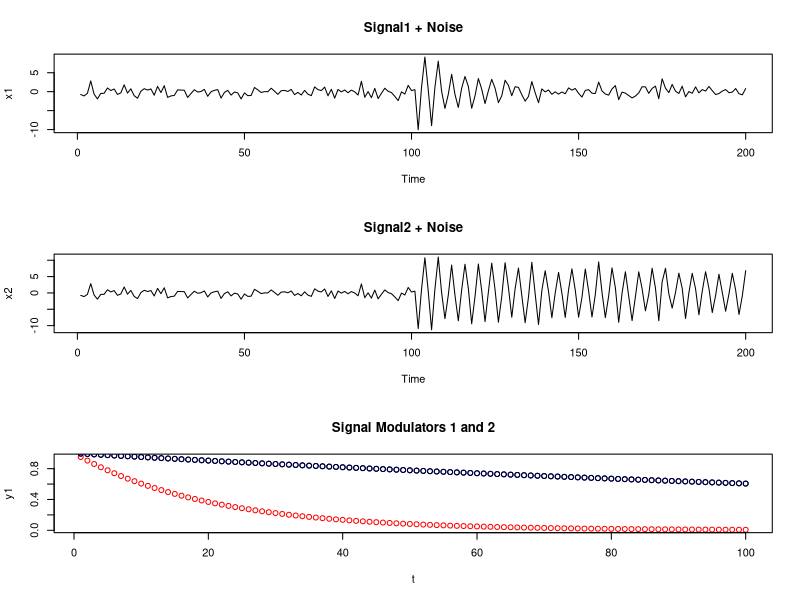

Here is the R script that generated this plot:
#PROBLEM:
#Simulate two series using sinusoidal functions for earthquakes and/or explosions 

par(mfrow=c(3,1))
s1<-c(rep(0,100),10*exp(-(1:100)/20)*cos(2*pi*1:100/4)) #signal 1
s2<-c(rep(0,100),10*exp(-(1:100)/200)*cos(2*pi*1:100/4)) #signal 2
w<-rnorm(200)  #noise
x1<-s1+w  #signal1 + noise
x2<-s2+w  #signal2 + noise
ts.plot(x1,main="Signal1 + Noise")
ts.plot(x2,main="Signal2 + Noise")

#plotting signal modulators
t<-c(1:100)
y1<-exp(-t/20)
y2<-exp(-t/200)
plot(t,y1,main="Signal Modulators 1 and 2",col="red")
points(t,y2,col="blue")
points(t,y2)
